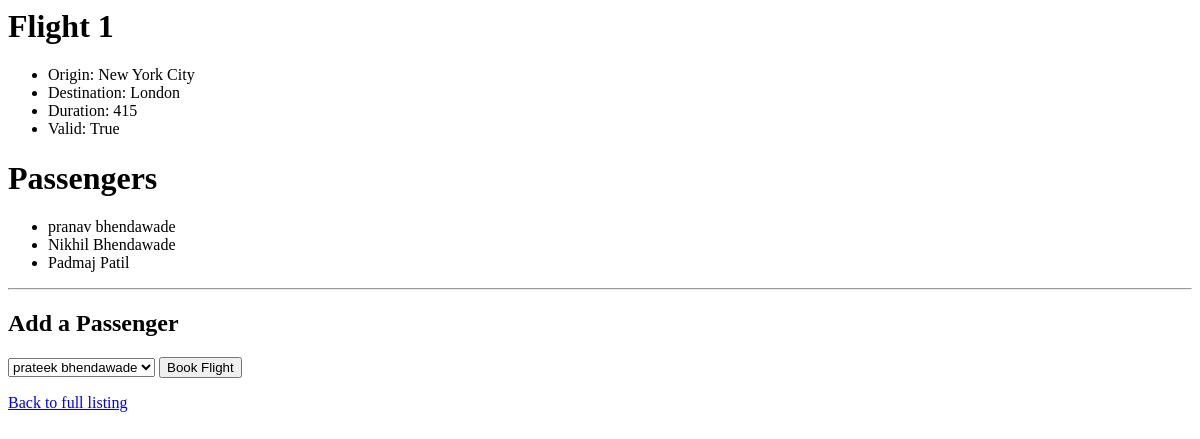
/1, run on an earlier commit of the app's database.
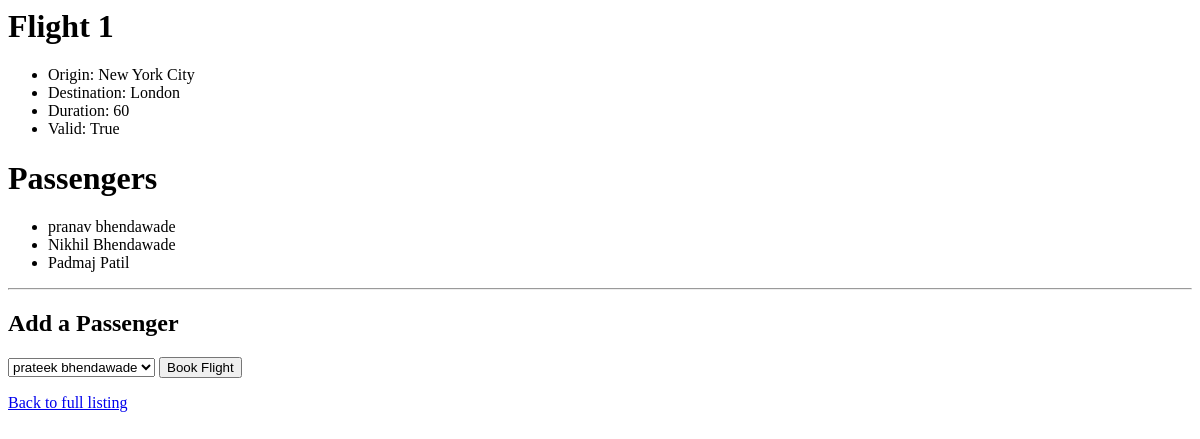
And on a later commit of the database.
### flights/models.py (models this page shows, shortened)
class Flight(models.Model):
    origin = models.ForeignKey(Airport, on_delete=models.CASCADE, related_name='departures')
    destination = models.ForeignKey(Airport, on_delete=models.CASCADE, related_name='arrivals')
    duration = models.IntegerField()
    def is_valid_flight(self):
        return (self.origin != self.destination) and (self.duration >= 0)

class Airport(models.Model):
    code = models.CharField(max_length=3)
    city = models.CharField(max_length=64)
    def __str__(self):
        return f"{self.city}"

### flights/views.py (the view)
# urls.py: path('<int:flight_id>', views.flight, name='flight'),
def flight(request, flight_id):
    try:
        flight = Flight.objects.get(pk=flight_id)
    except Flight.DoesNotExist:
        raise Http404("Flight doesn't exist.")
    context = {
        "flight": flight,
        "passengers": flight.passengers.all(),
        "non_passengers": Passenger.objects.exclude(flights=flight).all()
    }
    return render(request, 'flights/flight.html', context)

### flights/models.py (called while the page is built)
    def __str__(self):
        return f"{self.first} {self.last}"

### flights/templates/flights/flight.html (shortened to what this page needs)
{% extends "flights/base.html" %}
{% block body %}
    <h1>Flight {{ flight.id }}</h1>
    <ul>
        <li>Origin: {{ flight.origin }}</li>
        <li>Destination: {{ flight.destination }}</li>
        <li>Duration: {{ flight.duration }}</li>
        <li>Valid: {{ flight.is_valid_flight }}</li>
    </ul>
    <h1> Passengers </h1>
    <ul>
        {% for passenger in passengers %}
            <li>{{ passenger }}</li>
        {% empty %}
            <li>No Passengers Exist </li>
        {% endfor %}
    </ul>
    <hr>
    <h2>Add a Passenger</h2>
    {% if non_passengers %}
        <form action="{% url 'book' flight.id %}" method="post">{% csrf_token %}
            <select name="passenger">
                {% for passenger in non_passengers %}
                    <option value="{{ passenger.id }}">{{ passenger }}</option>
                {% endfor %}
            </select>
            <input type="submit" value="Book Flight">
        </form>
    {% else %}
        <div>No passengers to add. </div>
    {% endif %}
    <a href="{% url 'index' %}">Back to full listing</a>
{% endblock %}

What changed in the data, as far as the page shows it:
changed Flight "True": duration "415" → "60"
